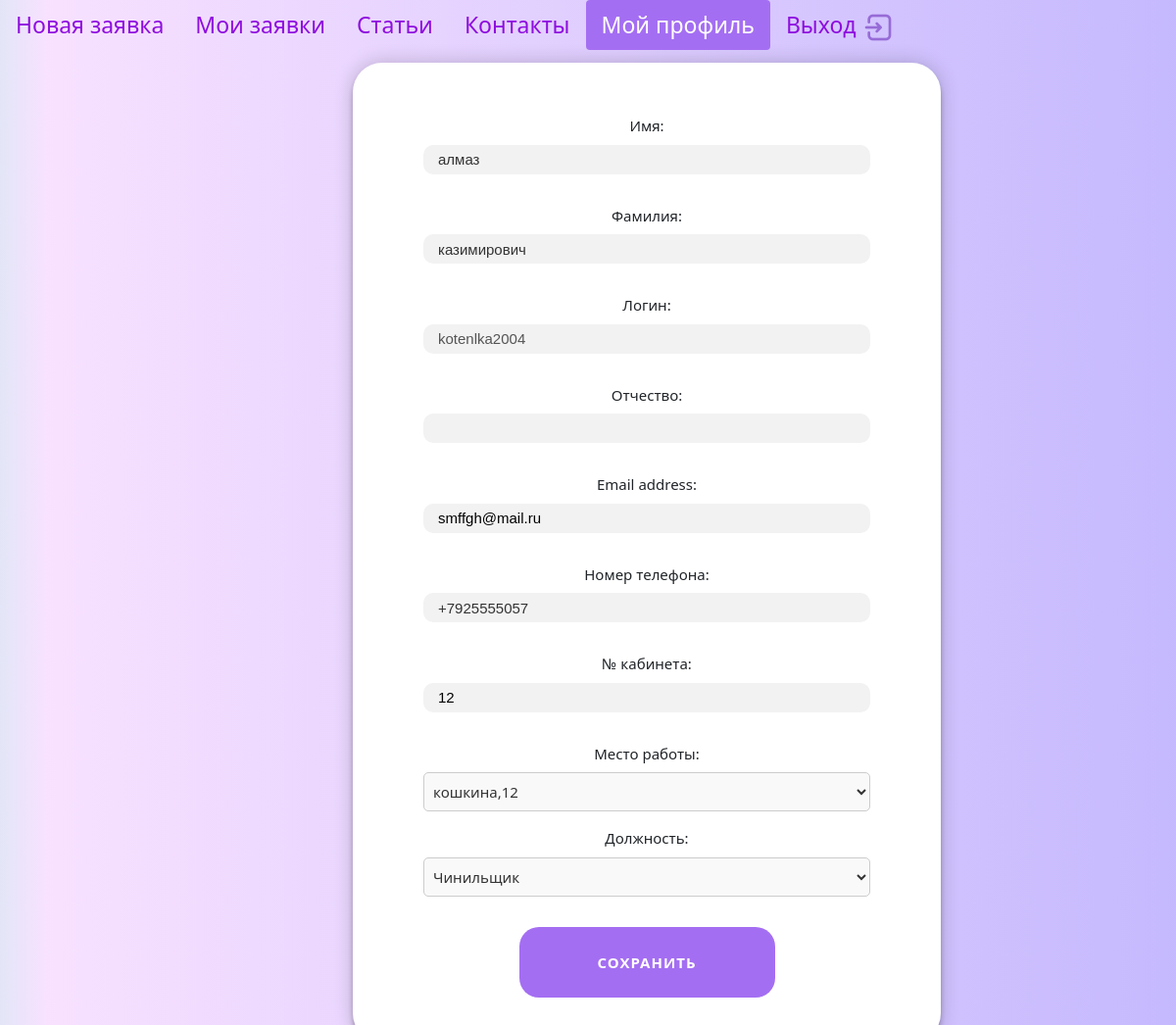
Before: /users/profile/ (signed in) with the older database file.
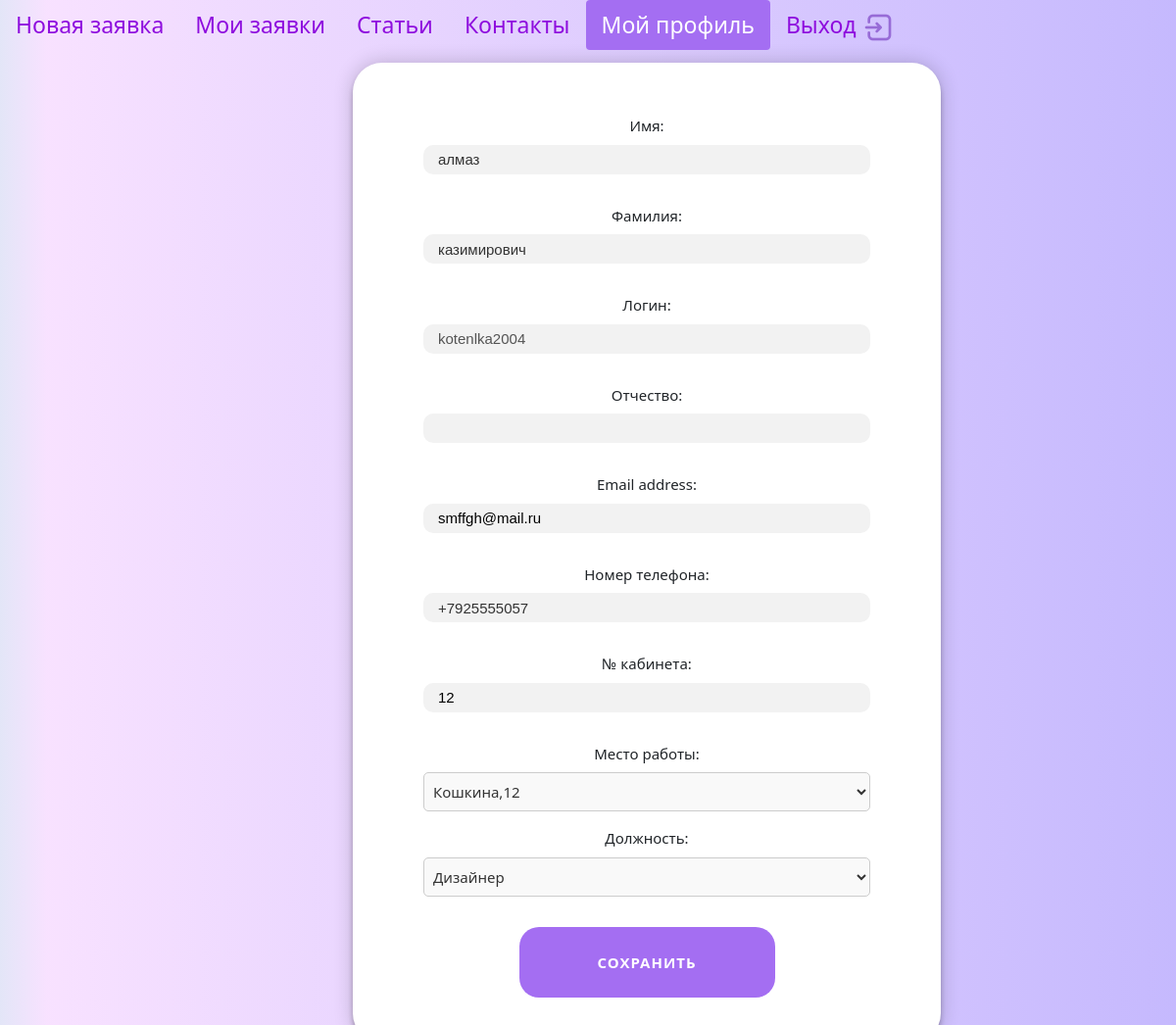
After: the same page with the newer database file.
### users/models.py (models this page shows)
class Adresses(models.Model):
    adress = models.CharField(max_length=150)
    class Meta:
        verbose_name = "адрес"
        verbose_name_plural = "адреса"
    def __str__(self):
        return self.adress

class Post(models.Model):
    post = models.CharField(max_length=100)
    class Meta:
        verbose_name = "должность"
        verbose_name_plural = "должности"
    def __str__(self):
        return self.post

### users/views.py (the view, shortened to what this page needs)
# urls.py: path('profile/', views.ProfileUser.as_view(), name='profile'),
class ProfileUser(LoginRequiredMixin, UpdateView):
    model = get_user_model()
    form_class = ProfileUserForm
    template_name = 'users/profile.html'
    def get_object(self, queryset=None):
        return self.request.user

### users/templates/users/profile.html (shortened to what this page needs)
{% extends 'base.html' %}
{% block content %}
<div class="my-profile">
<form  method="post" enctype="multipart/form-data">
    {% if user.photo %}
    <p><img src="{{ user.photo.url }}">
    {% else %}
    <p><img src="{{ default_image }}">
    {% endif %}
    {% for f in form %}
    <p><p class="form-label" for="{{ f.id_for_label }}">{{f.label}}: </p>{{ f }}</p>
    {% endfor %}
    <p><button class="button_styles" type="submit">Сохранить</button></p>
</form>
</div>
{% endblock %}

Changed rows visible on the page:
removed Post: form "Чинильщик"
changed Adresses: adress "кошкина,12" → "Кошкина,12"
now on this page (row edited): Post: form "Дизайнер"
